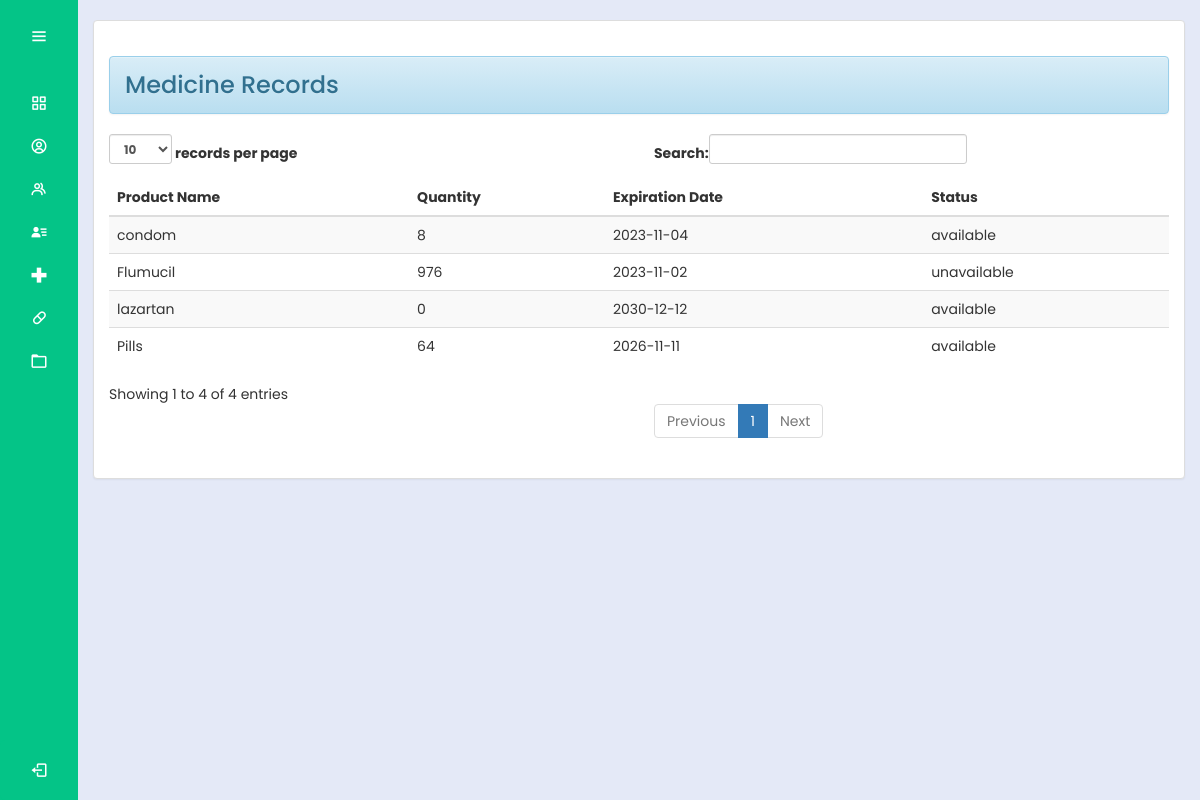
/admin/medicinerecords.php (signed in), run on an earlier commit of the app's database.
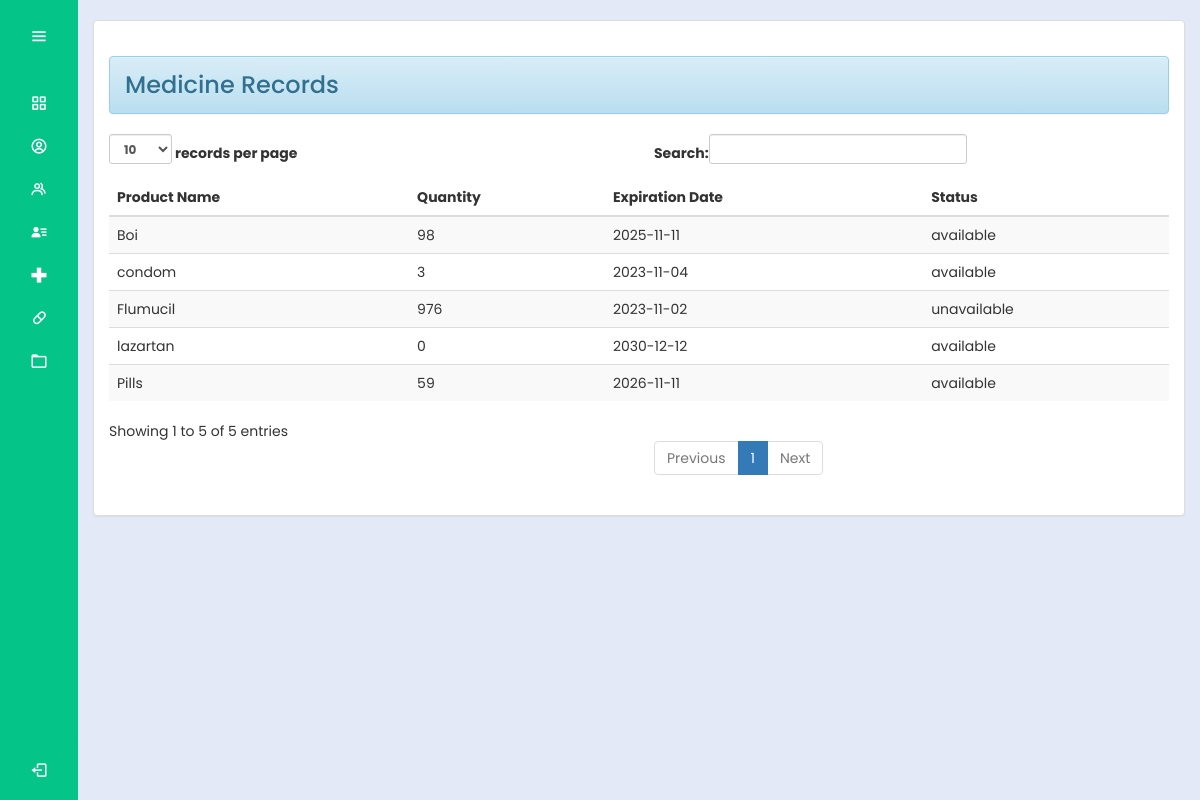
And on a later commit of the database.
### tables this page shows
CREATE TABLE `medicines` (
  `productId` int(30) NOT NULL,
  `productName` varchar(100) NOT NULL,
  `sponsor` varchar(100) NOT NULL,
  `unit` varchar(100) NOT NULL,
  `batch` varchar(100) NOT NULL,
  `quantity1` int(10) NOT NULL,
  `total` int(10) NOT NULL,
  `expDate` date NOT NULL,
  `status` varchar(100) NOT NULL
);

### admin/medicinerecords.php (the view, shortened to what this page needs)
<?php
@include "../connection/connect.php";
if(isset($_SESSION['user_data'])){
?>
<!DOCTYPE html>
<html lang="en">
<head>
  <link rel="stylesheet" href="../cssmainmenu/style.css">
  <link href='https://unpkg.com/boxicons@2.1.4/css/boxicons.min.css' rel='stylesheet'>
  <link rel = "stylesheet" type = "text/css" href = "../css/bootstrap.css " />
	<link rel = "stylesheet" type = "text/css" href = "../css/style.css" />
<link rel="stylesheet" href="https://maxcdn.bootstrapcdn.com/bootstrap/3.3.5/css/bootstrap-theme.min.css">
</head>
<body>
<?php try {
    include_once('side_menu.php');
} catch (Exception $e) {
    echo "Error: " . $e->getMessage();
}
 ?>
  <section class="home-section">
  <br>
  <div class="container-fluid">
		<div class="panel panel-default">
			<div class="panel-body">
     <h3> <div class = "alert alert-info">Medicine Records</div></h3>
				<table id="table" class = "table table-striped table-hover">
					<thead>
						<tr>
							<th>Product Name</th>
							<th>Quantity</th>
							<th>Expiration Date</th>
							<th>Status</th>
						</tr>
					</thead>
					<tbody>
						<?php
							$query = $mysqli->query("SELECT * FROM `medicines`") or die(mysqli_error());
							while ($fetch = $query->fetch_array()) {
							?>
								<tr>
									<td><?php echo $fetch['productName'] ?></td>
									<td><?php echo $fetch['total'] ?></td>
									<td><?php echo $fetch['expDate'] ?></td>
                  <td><?php echo $fetch['status'] ?></td>
						<?php
							}
						?>
					</tbody>
				</table>
			</div>
		</div>
	</div>
  </section>
</body>
</html>
<?php
}
else{
	header("Location:.././index.php?error=UnAuthorized Access");
}

### admin/side_menu.php (shortened to what this page needs)
<div class="sidebar">
   <div class="logo_details">
     <i class="bx bx-menu" id="btn"></i>
   </div>
   <ul class="nav-list">
     <li>
       <a href="Dashboard.php">
         <i class="bx bx-grid-alt"></i>
       </a>
     </li>
     <li>
        <a href="settings.php?id=<?php echo $_SESSION['user_data']['id']; ?>">
         <i class="bx bx-user-circle"></i>
       </a>
     </li>
     <li>
         <a href="account.php">
           <i class="bx bx-group"></i>
         </a>
       </li>
      <li>
         <a href="RegisteredUserAdmin.php">
           <i class="bx bxs-user-detail"></i>
         </a>
     </li>
     <li>
       <a href="medicinerecords.php">
         <i class="bx bx-plus-medical"></i>
       </a>
     </li>
     <li>
       <a href="Contraceptives.php">
         <i class="bx bx-capsule"></i>
       </a>
     </li>
     <li>
       <a href="records.php">
         <i class="bx bx-folder"></i>
       </a>
     </li>
     <li class="profile">
         <div class="profile_details">
         <div class="profile_content">
         <div class="name"><?php echo $_SESSION['user_data']['fname']; ?></div>
       </div>
         </div>
         <a href="../logout.php" id="log_out">
         <i class="bx bx-log-out" style="display: block; margin: 0 auto;"></i>
     </a>
     </li>
   </ul>
 </div>

### cssmainmenu/style.css (style rules this page uses)
:root { --color-default: #04c487; --color-second:#04c487; --color-white:#fff; --color-body:#e4e9f7; --color-light:#e0e0e0; }
* { padding: 0%; margin: 0%; box-sizing: border-box; font-family: 'Poppins', sans-serif; }
body { min-height: 100vh; }
.sidebar { min-height: 100vh; width: 78px; padding: 6px 14px; z-index: 99; background-color: var(--color-default); transition: all .5s ease; position: fixed; top:0; left: 0; }
.sidebar .logo_details { height: 60px; display: flex; align-items: center; position: relative; }
.sidebar .logo_details #btn { position: absolute; top:50%; right: 0; transform: translateY(-50%); font-size: 20px; text-align: center; cursor: pointer; transition: all .5s ease; }
.sidebar i { color:var(--color-white); height: 60px; line-height: 60px; min-width: 50px; font-size: 25px; text-align: center; }
.sidebar .nav-list { margin-top: 20px; height: 100%; }
.sidebar li { position: relative; margin:8px 0; list-style: none; }
.sidebar li a { display: flex; height: 100%; width: 100%; align-items: center; text-decoration: none; background-color: var(--color-default); position: relative; transition: all .5s ease; z-index: 12; }
.sidebar li a::after { content: ""; position: absolute; width: 100%; height: 100%; transform: scaleX(0); background-color: var(--color-white); border-radius: 5px; transition: transform 0.3s ease-in-out; transform-origin: left; z-index: -2; }
.sidebar li i { height: 35px; line-height: 35px; font-size: 18px; border-radius: 5px; }
.sidebar li.profile { position: fixed; height: 60px; width: 78px; left: 0; bottom:-8px; padding:10px 14px; overflow: hidden; transition: all .5s ease; }
.sidebar .profile .profile_details { display: flex; align-items: center; flex-wrap: nowrap; }
.sidebar li.profile .name, .sidebar li.profile .designation { font-size: 15px; font-weight: 400; color:var(--color-white); white-space: nowrap; }
.sidebar .profile #log_out { position: absolute; top:50%; right: 0; transform: translateY(-50%); background-color: var(--color-second); width: 100%; height: 60px; line-height: 60px; border-radius: 5px; cursor: pointer; transition: all 0.5s ease; }
.home-section { position: relative; background-color: var(--color-body); min-height: 100vh; top:0; left:78px; width: calc(100% - 78px); transition: all .5s ease; z-index: 2; }

### css/style.css (style rules this page uses)
body { font-family: Arial, sans-serif; }

What changed in the data, as far as the page shows it:
changed medicines "condom": total "8" → "3"
changed medicines "Pills": total "64" → "59"
added medicines: productName "Boi", total "98", expDate "2025-11-11", status "available"
Also different on the page:
text written by a page script: "records per page Search: Showing 1 to 4 of 4 entries Previous 1 Next" → "records per page Search: Showing 1 to 5 of 5 entries Previous 1 Next"
